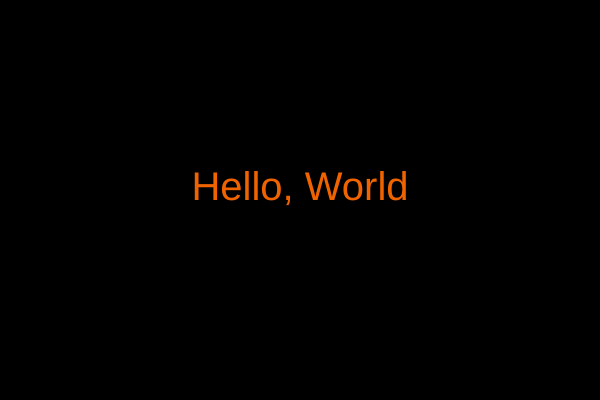
Frame 1 (no input)
Frame 60 (no input): identical to frame 1, image omitted
Frame 120 (the mouse pressed at the canvas centre since frame 60): identical to frame 1, image omitted

The p5.js sketch that drew this single still picture (run headless with seeded random() and noise() and a simulated clock; from frame 60 on, the mouse is pressed at the canvas centre):

// p5.js sketch
// ── sketch.js

// Setup code goes here
function setup() {
  createCanvas(600, 400);
  textSize(40);
  textAlign(CENTER);

 }


// Draw code goes here
function draw() {
  background(0);
  fill(240, 100, 0);
  text("Hello, World", width/2, height/2);
}
